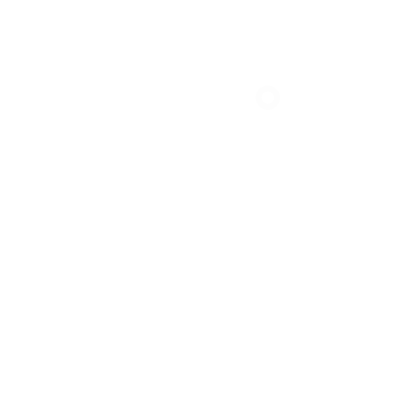
Frame 1 (no input)
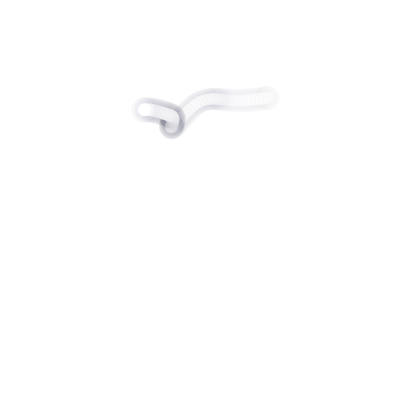
Frame 60 (no input)
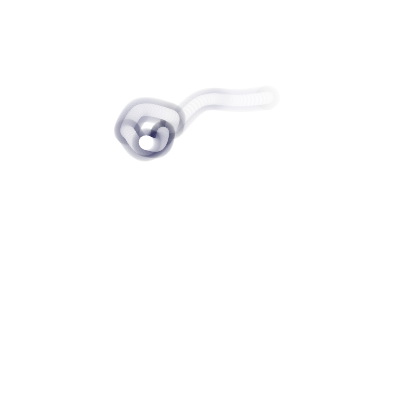
Frame 120 (the mouse pressed at the canvas centre since frame 60)

The p5.js sketch that drew these frames (run headless with seeded random() and noise() and a simulated clock; from frame 60 on, the mouse is pressed at the canvas centre):

// p5.js sketch
// ── sketch.js
let xNoise = 0;   
let yNoise = 100;  
let sizeNoise = 200;
let fade = 2; //I dont know how to make trace go away

function setup() {
  createCanvas(400, 400);
  background(255);
}

function draw() {
  let x = noise(xNoise) * width;
  let y = noise(yNoise) * height;
  let s = noise(sizeNoise) * 50 + 10; // circle size

  fill(0, 0, 50, fade);
  noStroke()
  ellipse(x, y, s, s); 
 
    fill(255);
    noStroke()
    ellipse(x, y, s/2, s/2);  //the newest ellipse



  xNoise = xNoise + 0.01;
  yNoise = yNoise + 0.01;
  sizeNoise = sizeNoise + 0.005;
  fade = fade + 0.1;
}
